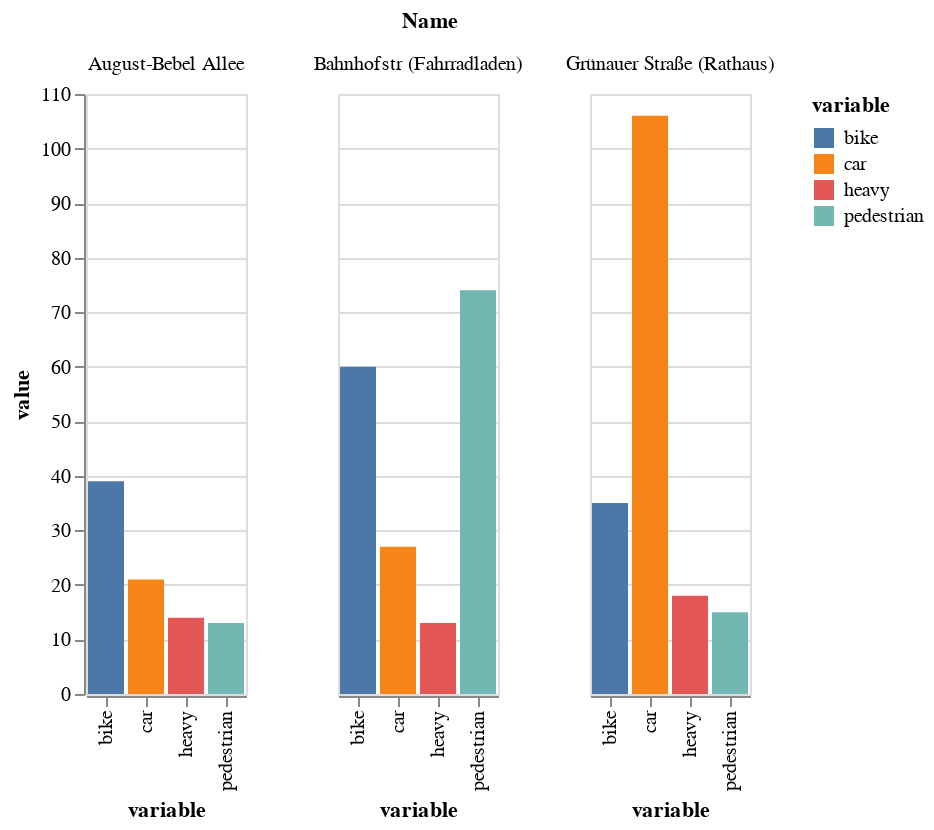

Notebook source saved alongside this figure:
### Code cell
#plot data witn altair

source = df_countingCompare_plt

alt.Chart(source).mark_bar(
).encode(
    x='variable',
    y=alt.Y('value:Q', stack=None),
    
    color='variable',
    facet='Name',
   
    tooltip=['Name','segment_id','value']
)

### Figure 1 — Vega-Lite specification as saved in the notebook (floating-point values rounded to 4 significant figures)
{"config": {"view": {"continuousWidth": 400, "continuousHeight": 300}}, "data": {"name": "data-99d0fcff68293ee8e7747cda5f043fd4"}, "mark": "bar", "encoding": {"color": {"field": "variable", "type": "nominal"}, "facet": {"field": "Name", "type": "nominal"}, "tooltip": [{"field": "Name", "type": "nominal"}, {"field": "segment_id", "type": "quantitative"}, {"field": "value", "type": "quantitative"}], "x": {"field": "variable", "type": "nominal"}, "y": {"field": "value", "stack": null, "type": "quantitative"}}, "$schema": "https://vega.github.io/schema/vega-lite/v4.17.0.json", "datasets": {"data-99d0fcff68293ee8e7747cda5f043fd4": [{"Name": "Grünauer Straße (Rathaus)", "segment_id": 9000004694, "variable": "heavy", "value": 18}, {"Name": "Bahnhofstr (Fahrradladen)", "segment_id": 9000004671, "variable": "heavy", "value": 13}, {"Name": "August-Bebel Allee", "segment_id": 9000004672, "variable": "heavy", "value": 14}, {"Name": "Grünauer Straße (Rathaus)", "segment_id": 9000004694, "variable": "car", "value": 106}, {"Name": "Bahnhofstr (Fahrradladen)", "segment_id": 9000004671, "variable": "car", "value": 27}, {"Name": "August-Bebel Allee", "segment_id": 9000004672, "variable": "car", "value": 21}, {"Name": "Grünauer Straße (Rathaus)", "segment_id": 9000004694, "variable": "bike", "value": 35}, {"Name": "Bahnhofstr (Fahrradladen)", "segment_id": 9000004671, "variable": "bike", "value": 60}, {"Name": "August-Bebel Allee", "segment_id": 9000004672, "variable": "bike", "value": 39}, {"Name": "Grünauer Straße (Rathaus)", "segment_id": 9000004694, "variable": "pedestrian", "value": 15}, {"Name": "Bahnhofstr (Fahrradladen)", "segment_id": 9000004671, "variable": "pedestrian", "value": 74}, {"Name": "August-Bebel Allee", "segment_id": 9000004672, "variable": "pedestrian", "value": 13}]}}
